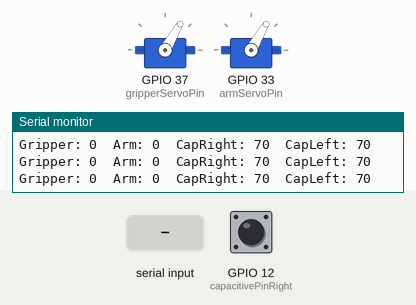
Recording of a sketch running on a simulated ESP32. On the bench: 2 × servo, the last lines printed to the serial monitor. The test bench sets the inputs (shaded band); at power-on: GPIO 12 (capacitivePinRight) HIGH.

Above: at 1.2 s.
1.3 s: "90,45\n" received over Serial
At 2.0 s:
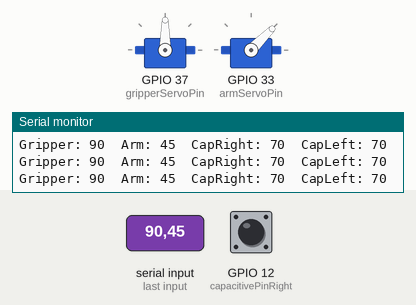
2.8 s: "30,150\n" received over Serial
At 3.6 s:
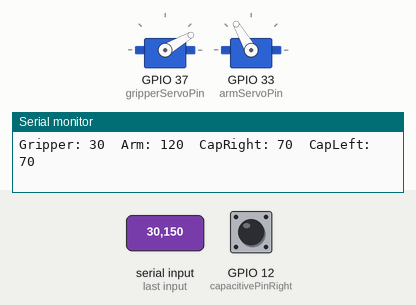
4.3 s: "1,90\n" received over Serial
At 5.2 s:
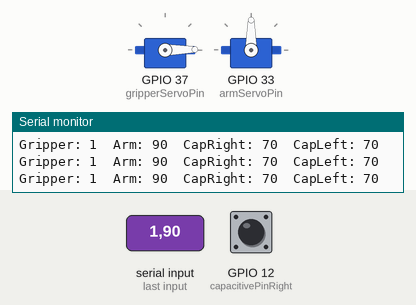
Timing chart, 0 to 7.3 s (numbered marks = the images above; inputs shaded):
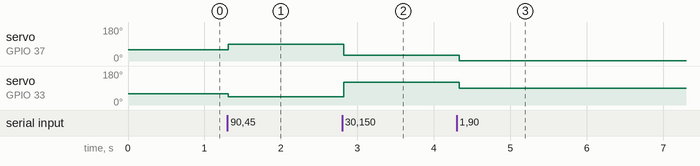

Measured:
- after the input at 1.3 s, servo on GPIO 37 (gripperServoPin): 60° → 90° at once; servo on GPIO 33 (armServoPin): 60° → 45° at once
- after the input at 2.8 s, servo on GPIO 37 (gripperServoPin): 90° → 30° at once; servo on GPIO 33 (armServoPin): 45° → 120° at once
- after the input at 4.3 s, servo on GPIO 37 (gripperServoPin): 30° → 1° at once; servo on GPIO 33 (armServoPin): 120° → 90° at once

The sketch:

BothServoCalibrationTestController2.ino
```cpp
#include <ESP32Servo.h>

Servo gripperServo;
Servo armServo;

int gripperServoPin = A1;
int armServoPin = A5;

int gripperServoReadPin = A4;
int armServoReadPin = A2;

int ADC_Max = 4096;

int gripperServoRead;
int armServoRead;

int gripperAngle = 60;
int armAngle = 60;

int firstIntValue;
int secondIntValue;

const int capacitivePinRight = T5;
const int capacitivePinLeft = T8;

const int TOUCH_THRESHOLD = 35;

String receivedString = "";
String stringToSend = "";

unsigned long prevMillis = 0;


void setup()
{
  Serial.begin(115200);
  while (!Serial);

	// Allow allocation of all timers
	ESP32PWM::allocateTimer(0);
	ESP32PWM::allocateTimer(1);
	ESP32PWM::allocateTimer(2);
	ESP32PWM::allocateTimer(3);

  gripperServo.setPeriodHertz(50);
  gripperServo.attach(gripperServoPin, 500, 2400);
  gripperServo.write(gripperAngle);

  armServo.setPeriodHertz(50);
  armServo.attach(armServoPin, 500, 2400);
  armServo.write(armAngle);

}

void loop() {

  int touchValRight = touchRead(capacitivePinRight);
  int touchValLeft = touchRead(capacitivePinLeft);


  if (Serial.available() > 0) {
    String receivedData = Serial.readStringUntil('\n');
    receivedData.trim();
    int commaIndex = receivedData.indexOf(',');
    if (commaIndex != -1) {
 // Extract the values before and after the comma
      String firstValue = receivedData.substring(0, commaIndex);
      String secondValue = receivedData.substring(commaIndex + 1);

      // Convert the string values to integers or other data types if needed
      firstIntValue = constrain(firstValue.toInt(), 0, 150);
      secondIntValue = constrain(secondValue.toInt(), 0, 120);
      gripperServo.write(firstIntValue);
      armServo.write(secondIntValue);
    }
  }
  Serial.println("Gripper: " + String(firstIntValue) + "\tArm: " +  String(secondIntValue) + "\tCapRight: " + String(touchValRight) + "\tCapLeft: " + String(touchValLeft));
  Serial.flush();
  delay(50);
}
```
